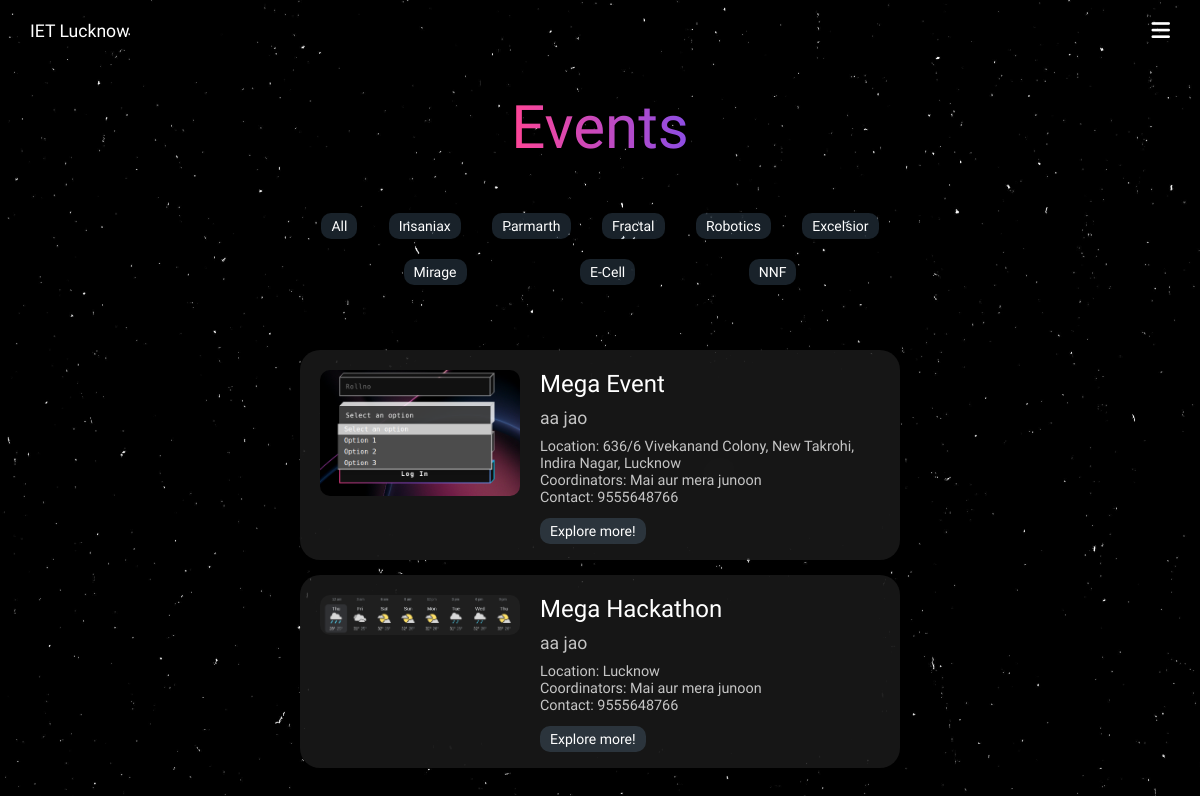
Page /events/ (signed in) on the committed database.
### events/models.py (models this page shows, shortened)
class AllEventList(models.Model):
    uniqueEventName = models.CharField(max_length=100)
    slug = models.SlugField(max_length=100, unique=True)
    eventName = models.CharField(max_length=100)
    eventDiscription = models.TextField()
    eventImage = models.ImageField(upload_to="eventImages/")
    club = models.CharField(max_length=100, choices=CLUBS_CHOICES)
    location = models.CharField(max_length=100)
    coordinators = models.CharField(max_length=100)
    contact = models.CharField(max_length=100)
    eventType = models.CharField(max_length=10, choices=EVENT_TYPE_CHOICES)
    eventDate = models.DateField()
    minTeamSize = models.IntegerField(default=1)
    maxTeamSize = models.IntegerField(default=1)
    dateAdded = models.DateTimeField(default=timezone.now)
    def get_absolute_url(self):
        return reverse("eachEvent", args=[self.slug])
    class Meta:
        ordering = ["-dateAdded"]

### events/views.py (the view)
# urls.py: path("events/", views.event_list, name="eventList"),
def event_list(request):
    today = timezone.now().date()
    events = AllEventList.objects.filter(eventDate__gte=today)
    return render(
        request, "events/eventList.html", {"events": events, "clubs": CLUBS_CHOICES}
    )

### templates/events/eventList.html (shortened to what this page needs)
{% extends 'base.html' %}
{% load static %}
{% block css %}
  <link rel="stylesheet" href="{% static 'css/eventList.css' %}" />
{% endblock %}
{% block backgroundImageURL %}
  {% static 'backgrounds/eventsList.jpeg' %}
{% endblock %}
{% block content %}
<main>
    <div class="wrapper">
        <div class="title">
            Events
        </div>
        <div class="club-selector">
            {% for a, b in clubs %}
            <div class="club-button {{a}}">{{b}}</div>
            {% endfor %}
        </div>
        <div class="events">
            {% for event in events %}
                <div class="event {{event.club}}Event {{event.get_absolute_url}}">
                    <div class="left">
                        <img src="{{ event.eventImage.url }}" alt="{{ event.eventName }}">
                    </div>
                    <div class="right">
                        <div class="eventName">{{event.eventName}}</div>
                        <div class="discription">{{event.eventDiscription|truncatewords:10}}</div>
                        <div class="location">Location: {{event.location}}</div>
                        <div class="coordinators">Coordinators: {{event.coordinators}}</div>
                        <div class="contact">Contact: {{event.contact}}</div>
                        <div class="explore-button">
                            <a href="{{event.get_absolute_url}}" class="explore">Explore more!</a>
                        </div>
                    </div>
                </div>
            {% endfor %}
        </div>
    </div>
</main>
{% endblock content %}

### static/css/base.css (style rules this page uses)
* { padding: 0; margin: 0; box-sizing: border-box; }
body, button { font-family: "Ubuntu", sans-serif; }

### static/css/eventList.css (style rules this page uses)
body { background-size: cover; }
main { display: flex; flex-direction: column; justify-content: center; align-items: center; max-width: 100vw; }
.wrapper { display: flex; flex-direction: column; justify-content: center; align-items: center; max-width: 90vw; }
.title { font-size: 60px; font-weight: 500; background: linear-gradient(90deg, #ff4596, #8c4de4, #629eff); background-size: 200%; -webkit-background-clip: text; -webkit-text-fill-color: transparent; background-clip: text; animation: gradient-animation 9s infinite; padding: 30px 0px 40px 0px; }
.club-selector { display: flex; flex-wrap: wrap; max-width: 90vw; width: 600px; justify-content: space-evenly; align-items: center; padding-bottom: 40px; }
.club-button { color: white; font-size: 14px; padding: 5px 10px; background-color: rgba(149, 205, 255, 0.163); border-radius: 10px; cursor: pointer; margin: 10px 10px; }
.events { min-height: 70vh; }
.event { display: flex; color: white; background-color: rgba(42, 42, 42, 0.531); backdrop-filter: blur(15px); border-radius: 20px; width: 600px; max-width: 90vw; padding: 20px; margin: 15px 10px; }
.event .left img { width: 200px; max-width: 35vw; margin-right: 20px; border-radius: 10px; }
.eventName { font-size: 1.5em; }
.discription { font-size: 1.1em; color: rgba(255, 255, 255, 0.752); margin: 10px 0; }
.location, .coordinators, .contact, .teamSize { font-size: 0.9em; color: rgba(255, 255, 255, 0.752); }
.explore-button { margin-top: 15px; }
.explore { text-decoration: none; color: white; font-size: 14px; padding: 5px 10px; background-color: rgba(149, 205, 255, 0.163); border-radius: 10px; cursor: pointer; }

### rows in the picture
AllEventList: eventImage (picture), eventName "Mega Event", eventDiscription "aa jao", location "636/6 Vivekanand Colony, New Takrohi, Indira Nagar, Lucknow", coordinators "Mai aur mera junoon", contact "9555648766"
AllEventList: eventImage (picture), eventName "Mega Hackathon", eventDiscription "aa jao", location "Lucknow", coordinators "Mai aur mera junoon", contact "9555648766"

### other values in the picture
{{ b }} "All" "Insaniax" "Parmarth" "Fractal" "Robotics" "Excelsior" "Mirage" "E-Cell" "NNF"
